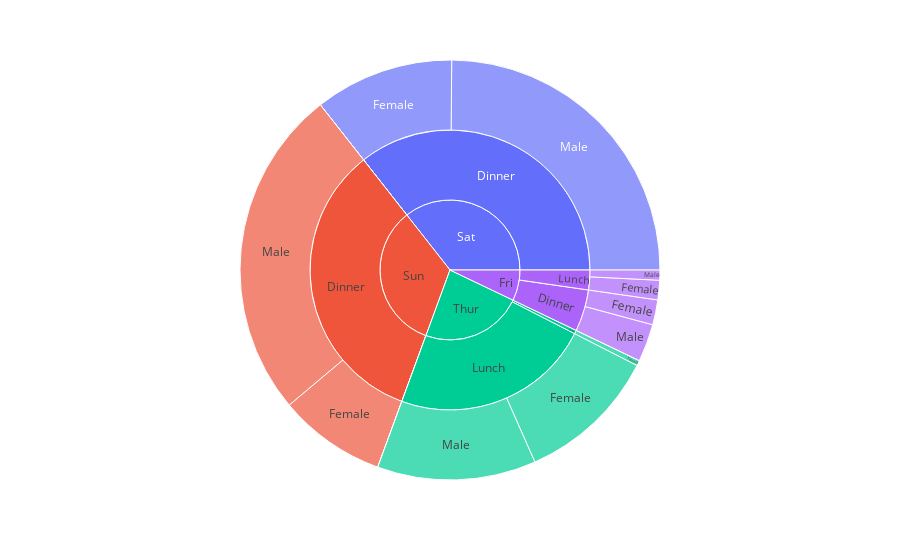

The cell this chart's notebook holds for it:
### Code cell
fig = px.sunburst(df,path=['day', 'time', 'sex'], values='tip')
fig.show()

### Figure 1 — Plotly figure (JSON) as saved in the notebook; plotly's stock layout.template omitted (floating-point values rounded to 4 significant figures)
{"data": [{"branchvalues": "total", "domain": {"x": [0, 1], "y": [0, 1]}, "hovertemplate": "labels=%{label}<br>tip=%{value}<br>parent=%{parent}<br>id=%{id}<extra></extra>", "ids": ["Thur/Lunch/Male", "Fri/Lunch/Male", "Sat/Lunch/Male", "Sun/Lunch/Male", "Thur/Dinner/Male", "Fri/Dinner/Male", "Sat/Dinner/Male", "Sun/Dinner/Male", "Thur/Lunch/Female", "Fri/Lunch/Female", "Sat/Lunch/Female", "Sun/Lunch/Female", "Thur/Dinner/Female", "Fri/Dinner/Female", "Sat/Dinner/Female", "Sun/Dinner/Female", "Thur/Lunch", "Fri/Lunch", "Sat/Lunch", "Sun/Lunch", "Thur/Dinner", "Fri/Dinner", "Sat/Dinner", "Sun/Dinner", "Thur", "Fri", "Sat", "Sun"], "labels": ["Male", "Male", "Male", "Male", "Male", "Male", "Male", "Male", "Female", "Female", "Female", "Female", "Female", "Female", "Female", "Female", "Lunch", "Lunch", "Lunch", "Lunch", "Dinner", "Dinner", "Dinner", "Dinner", "Thur", "Fri", "Sat", "Sun"], "name": "", "parents": ["Thur/Lunch", "Fri/Lunch", "Sat/Lunch", "Sun/Lunch", "Thur/Dinner", "Fri/Dinner", "Sat/Dinner", "Sun/Dinner", "Thur/Lunch", "Fri/Lunch", "Sat/Lunch", "Sun/Lunch", "Thur/Dinner", "Fri/Dinner", "Sat/Dinner", "Sun/Dinner", "Thur", "Fri", "Sat", "Sun", "Thur", "Fri", "Sat", "Sun", "", "", "", ""], "type": "sunburst", "values": [89.41, 5.7, 0, 0, 0, 21.23, 181.9, 186.8, 79.42, 10.98, 0, 0, 3, 14.05, 78.45, 60.61, 168.8, 16.68, 0, 0, 3, 35.28, 260.4, 247.4, 171.8, 51.96, 260.4, 247.4]}], "layout": {"legend": {"tracegroupgap": 0}, "margin": {"t": 60}}}
